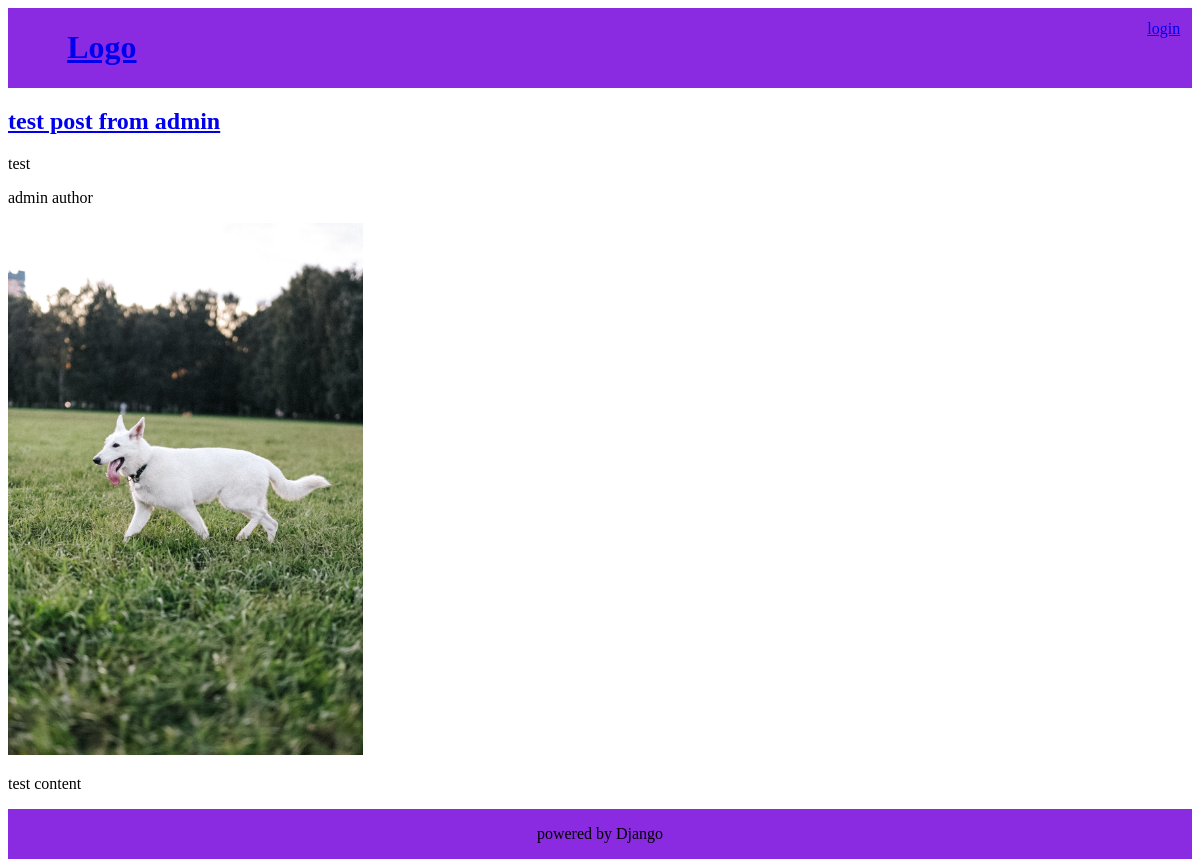
/posts/1, run on the app's committed database.
### app/models.py (models this page shows)
class Post(models.Model):
    POST_TYPES = [('c', "copyright material"), ('m', "marketing material")]
    title = models.CharField(max_length=100)
    subtitle = models.CharField(blank=True, max_length=300)
    content = models.TextField()
    issued = models.DateTimeField()
    post_type = models.CharField(choices=POST_TYPES, max_length=1)
    image = models.ImageField(upload_to='uploads', blank=True)
    author = models.ForeignKey('Author', on_delete=models.CASCADE)

class Author(models.Model):
    email = models.EmailField(primary_key=True)
    name = models.CharField(max_length=100)

### app/views.py (the view)
# urls.py: path('posts/<int:id>', app_views.PostView.as_view(), name="post"),
class PostView(PostModelViewBase, PostSessionViewBase, View):
    template = 'post.html'
    def get(self, request, id):
        p = self.get_post(id)
        if p:
            self.set_post_post_id_for_session(request, id)
        return render(request, self.template, {'post':p, 'id':id})

### app/views.py (called while the page is built)
    def get_post(self, id):
        try:
            return self.model.objects.get(id=id)
        except:
            return False

    def set_post_post_id_for_session(self, request, id):
        viewed_posts = request.session.get(self.session_key, [])
        if id not in viewed_posts:
            viewed_posts.append(id)
            request.session[self.session_key] = viewed_posts

### app/templates/post.html
{% extends 'base.html' %}
{% block content %}
    {% if post %}
        <a href="{% url 'post' post.id %}">
            <h2>{{ post.title }}</h2>
        </a>
        <p>{{ post.subtitle }}</p>
        <p>{{ post.author.name }}</p>
        {% if post.image %}
            <img src="{{ post.image.url }}" class="post-image"/>
        {% endif %}
        <p>{{ post.content }}</p>
    {% else %}
        <h3>No post with id {{ id }}</h3>
    {% endif %}
{% endblock %}

### app/static/app/style/style.css (style rules this page uses)
.post-image { width: 30%; }

### data on the page
Post: title "test post from admin", subtitle "test", author.name "admin author", image (picture), content "test content"
